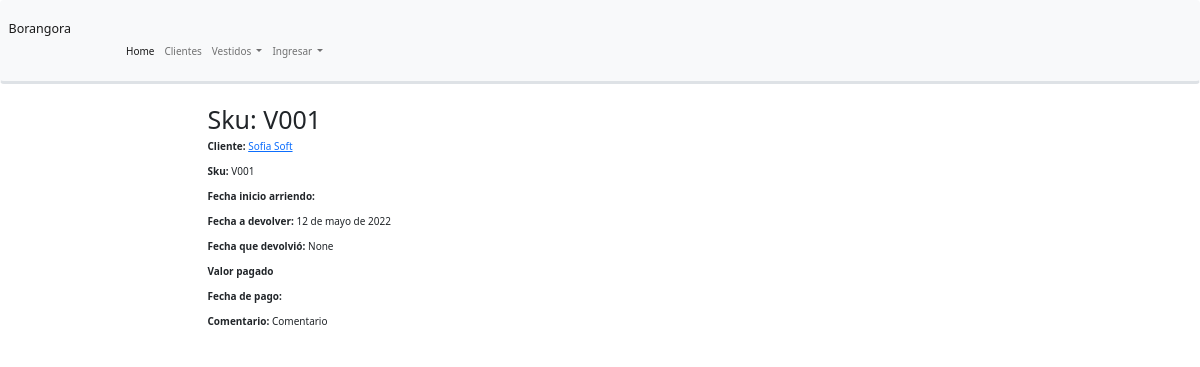
The app's page /home/arriendos/1 with its own data.
### catalogo/models.py (models this page shows, shortened)
class Arriendo(models.Model):
    sku = models.ForeignKey('Vestido', help_text="VERIFIQUE el status del sku que identifica a este vestido particular", on_delete=models.SET_NULL, null=True)
    cliente = models.ManyToManyField('Cliente', help_text="Seleccione el cliente que arrienda")
    fecha_inicio= models.DateField(null=True, blank=True , help_text="Fecha inicio del arriendo")
    fecha_a_devolver = models.DateField(null=True, blank=True , help_text="Fecha que debe devolver el vestido")
    fecha_que_devolvio = models.DateField(null=True, blank=True , help_text="Fecha que devolvió el vestido")
    creado= models.DateTimeField(auto_now_add=True)
    modificado= models.DateTimeField(auto_now=True)
    comentario = models.CharField(max_length=500, null=True,blank=True)
    LOAN_STATUS = (
        ('reservado', 'reservado'),
    )
    status = models.CharField(max_length=15, choices=LOAN_STATUS, blank=True, default='mantencion', help_text='Disponibilidad del vestido')
    """         Devuelve el URL a una instancia particular de Arriendo         """
    def display_cliente(self):
        """"         Creates a string for the cliente. This is required to display cliente in Admin.        """
        return ', '.join([ cliente.apellidos for cliente in self.cliente.all()[:3] ])
    display_cliente.short_description = 'Apellidos'
    def display_cliente2(self):
        """"         Creates a string for the cliente. This is required to display cliente in Admin.        """
        return ', '.join([ cliente.nombre for cliente in self.cliente.all()[:3] ])
    display_cliente2.short_description = 'Nombre'
    class Meta:
        ordering = ['-fecha_inicio']

class Vestido(models.Model):
    sku = models.CharField(unique=True, max_length=4, help_text="Sku único para este vestido particular en toda la tienda: Máximo 4 dígitos")
    nombre= models.CharField(max_length=200, help_text="Nombre que identifique el vestido fácilmente")
    detalle = models.CharField(max_length=1000, help_text="Ingrese una descripción del vestido")
    categoria = models.ForeignKey(Categoria, on_delete=models.SET_NULL, null= True, help_text="Seleccione una categoría para este vestido")
    talla = models.ForeignKey(Talla, on_delete=models.SET_NULL, null=True ,help_text="Seleccione una talla para este vestido")
    proveedor = models.ForeignKey('Proveedor',on_delete=models.SET_NULL, null=True ,default='Otro' , help_text="Opcional")
    LOAN_STATUS = (
        ('mantencion', 'Mantención'),
        ('arrendado', 'Arrendado'),
        ('disponible', 'Disponible'),
    )
    status = models.CharField(max_length=15, choices=LOAN_STATUS, blank=True, default='mantencion', help_text='Disponibilidad del vestido')
    LOAN_RESERVA = (
        ('Reservado', 'Reservado'),
        ('Sin reserva', 'No reservado'),
    )
    reservado = models.CharField(max_length=15, choices=LOAN_RESERVA, blank=True, default='Sin reserva', help_text='Disponibilidad del vestido')
    fecha_reservada = models.DateField(null=True,blank=True)
    cliente = models.ForeignKey('Cliente', on_delete=models.SET_NULL, null= True)
    def __str__(self):
        return self.sku
    def display_categoria(self):
        """"         Creates a string for the Categoría. This is required to display categoria in Admin.        """
        return ', '.join([ categoria.nombre for categoria in self.categoria.all()[:3] ])
    display_categoria.short_description = 'Categoria'
    def display_talla(self):
        """"         Creates a string for the Talla. This is required to display talla in Admin.        """
        return ', '.join([ talla.talla for talla in self.talla.all()[:3] ])
    display_talla.short_description = 'Talla'
    class Meta:
        ordering = ['sku']

class Cliente(models.Model):
    nombre = models.CharField(max_length=100)
    apellidos= models.CharField(max_length=100)
    rut =models.CharField(unique=True, max_length=11, help_text='Ingrese RUT sin puntos y con digito verificador', default="12875587-9")
    email = models.EmailField()
    telefono = models.CharField(max_length=10)
    def __str__(self):
        return '%s %s' % (self.nombre, self.apellidos)
    class Meta:
        ordering = ['apellidos']

### catalogo/views.py (the view)
# urls.py: path('arriendos/<pk>', views.ArriendoDetailView.as_view(), name='detalle-arriendos'),
class ArriendoDetailView(generic.DetailView):
    model = Arriendo
    paginate_by = 10

### catalogo/templates/catalogo/arriendo_detail.html
{% extends "base_generic.html" %}
{% block content %}
  <h1>Sku: {{ arriendo.sku }}</h1>
  <p><strong>Cliente:</strong> <a href=""> {% for cliente in arriendo.cliente.all %} {{ cliente }}{% if not forloop.last %}, {% endif %}{% endfor %} </a></p>
  <p><strong>Sku:</strong> {{ arriendo.sku }}</p>
  <p><strong>Fecha inicio arriendo:</strong> {{ arriendo.fecha_inicio_arriendo }}</p>
  <p><strong>Fecha a devolver:</strong> {{ arriendo.fecha_a_devolver }}</p>
  <p><strong>Fecha que devolvió:</strong> {{ arriendo.fecha_que_devolvio }}</p>
  <p><strong>Valor pagado </strong> {{ arriendo.valor_pagado }}</p>
  <p><strong>Fecha de pago:</strong> {{ arriendo.fecha_de_pago }}</p>
  <p><strong>Comentario:</strong> {{ arriendo.comentario }}</p>
{% endblock %}

### records on screen
Arriendo: sku "V001", fecha_a_devolver "12 de mayo de 2022", fecha_que_devolvio "None", comentario "Comentario"
Cliente: nombre+apellidos "Sofia Soft"
